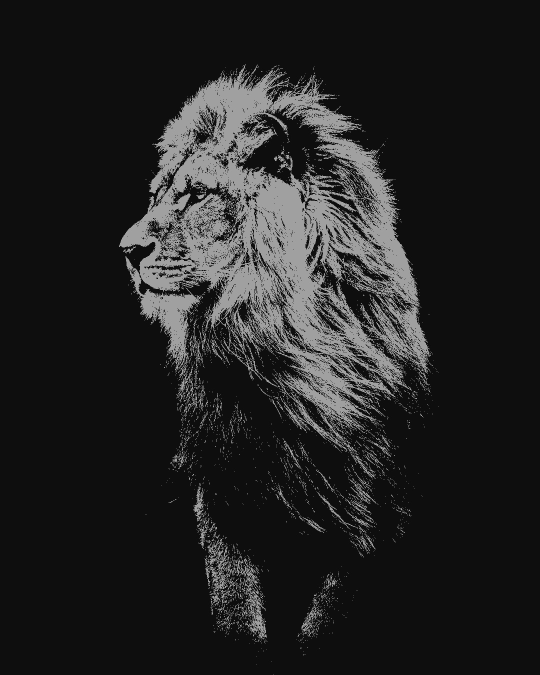
#> input picture lion.jpg, 1080 x 1350 px, found by its file name (shown at 1/2 size); the run also reads 1 picture not shown here
$ jupyter execute clustering.ipynb   (shell and % lines are left out)
#> lines starting #> are read from the running program, lines starting #| are printed output that depends on the picture; after the words box and inside, x2 and y2 are one past the last pixel; in counts of white or black regions, pixels touching at a corner belong together
<h1><span style="color:red" font-weight: bold><center>   Compte rendu Tp2:   Segmentation</center> </span></h1>

[cell 1]
from matplotlib import pyplot as plt
import cv2

img = cv2.imread('C:/Users/HP/Desktop/sauvgarde/Sauvegarde inese/Desktop/INES/DM-master/Segmentation/lion.jpg')
#> img is the input picture: shape (1350, 1080, 3); min 5, max 169, mean 35
gray = cv2.cvtColor(img, cv2.COLOR_BGR2GRAY)

plt.imshow(gray)
plt.title('Lion')
plt.show()

[cell 2]
import numpy as np
import cv2
from sklearn.cluster import KMeans
from sklearn.cluster import MiniBatchKMeans
import skimage.io
image = cv2.imread('C:/Users/HP/Desktop/sauvgarde/Sauvegarde inese/Desktop/INES/DM-master/Segmentation/lion.jpg')
image = cv2.imread('lion.jpg')
(h1, w1) = image.shape[:2]
#> h1 = 1350; w1 = 1080

image = cv2.cvtColor(image, cv2.COLOR_BGR2LAB)
#> image: shape (1350, 1080, 3); mean of channels 0, 1, 2 32.7, 128, 128

image = image.reshape((image.shape[0] * image.shape[1], 3))

clt = KMeans(n_clusters =2)

labels = clt.fit_predict(image)
quant = clt.cluster_centers_.astype("uint8")[labels]

#reshape the feature vectors to images
quant = quant.reshape((h1, w1, 3))
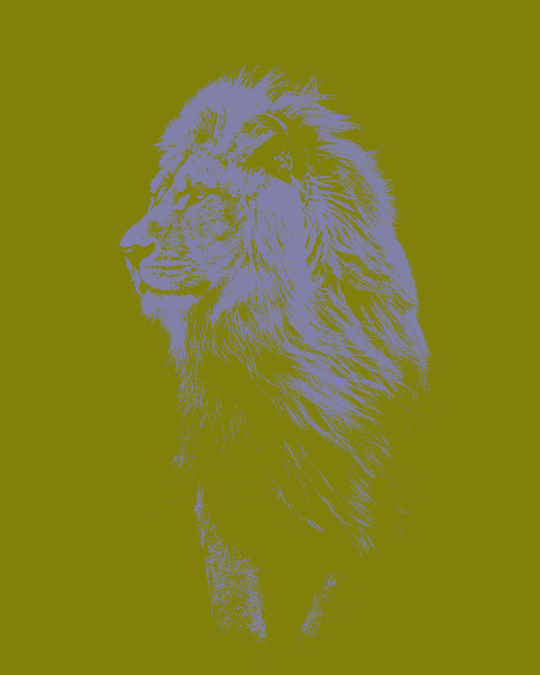
#> quant: shape (1350, 1080, 3) (shown at 1/2 size); mean of channels 0, 1, 2 32.7, 128, 128; drawn as B, G, R
image = image.reshape((h1, w1, 3))

# convert from L*a*b* to RGB
quant = cv2.cvtColor(quant, cv2.COLOR_LAB2BGR)
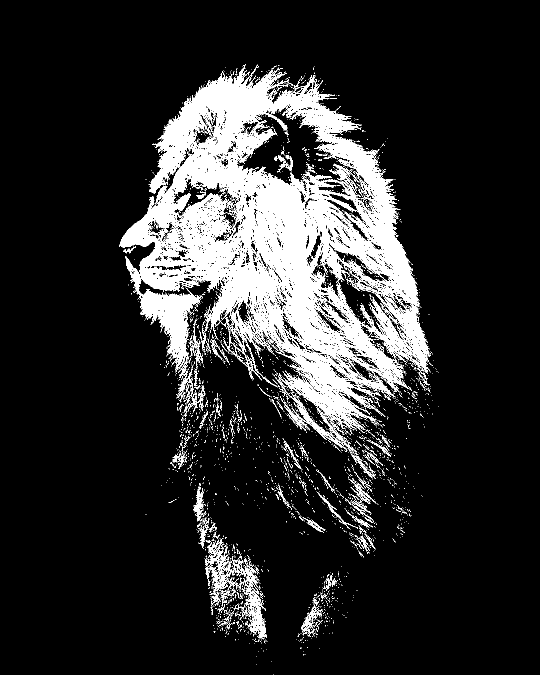
#> quant: shape (1350, 1080, 3) (shown at 1/2 size); values 14 (black) and 160 (white), 14.4% white; 3595 white regions (3443 under 20 px), largest, box (x1, y1, x2, y2) and area: (238, 128, 862, 908) 174892, (251, 512, 406, 756) 8740, (479, 1117, 534, 1277) 2299
image = cv2.cvtColor(image, cv2.COLOR_LAB2BGR)

cv2.imwrite('lion.jpg', quant)
plt.imshow(image)

cv2.imread('lion2.jpg')
cv2.waitKey(0)
cv2.destroyAllWindows()

[cell 3]
plt.imshow(image)

[cell 4]
import skimage
import matplotlib.pyplot as plt


img_path="lion2.jpg"
img = skimage.io.imread(img_path)/255.0
#> img: shape (1350, 1080, 3) float64; min 0.0196, max 0.663, mean 0.137

def plotnoise(img, mode, r, c, i):
#> called with mode = 'gaussian', r = 4, c = 2, i = 1
    plt.subplot(r,c,i)
    if mode is not None:
        gimg = skimage.util.random_noise(img, mode=mode)
        plt.imshow(gimg)
    else:
        plt.imshow(img)
    plt.title(mode)
    plt.axis("off")

plt.figure(figsize=(20,24))
r=4
c=2
plotnoise(img, "gaussian", r,c,1)
plotnoise(img, "localvar", r,c,2)
plotnoise(img, "poisson", r,c,3)
plotnoise(img, "salt", r,c,4)
plotnoise(img, "pepper", r,c,5)
plotnoise(img, "s&p", r,c,6)
plotnoise(img, "speckle", r,c,7)
plotnoise(img, None, r,c,8)
plt.show()

[cell 5]
import cv2
img_path="lion.jpg"
img = cv2.imread(img_path)[...,::-1]/255.0
noise =  np.random.normal(loc=0, scale=1, size=img.shape)

# noise overlaid over image
noisy = np.clip((img + noise*0.2),0,1)
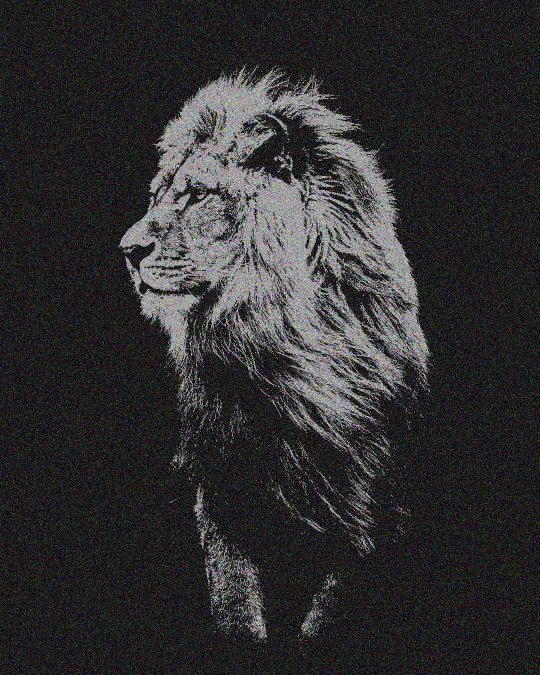
#> noisy: shape (1350, 1080, 3) float64 (shown at 1/2 size); mean R, G, B 0.184, 0.184, 0.184
noisy2 = np.clip((img + noise*0.4),0,1)
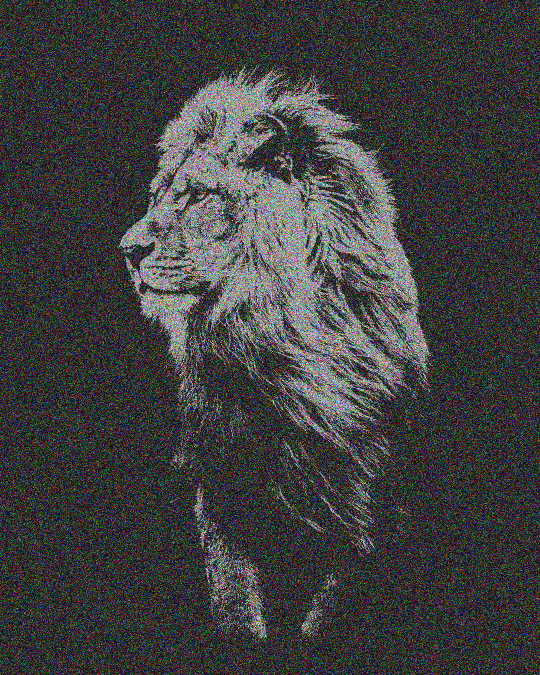
#> noisy2: shape (1350, 1080, 3) float64 (shown at 1/2 size); mean R, G, B 0.247, 0.247, 0.246

# noise multiplied by image:
# whites can go to black but blacks cannot go to white
noisy2mul = np.clip((img*(1 + noise*0.2)),0,1)
noisy4mul = np.clip((img*(1 + noise*0.4)),0,1)

noisy2mul = np.clip((img*(1 + noise*0.2)),0,1)
noisy4mul = np.clip((img*(1 + noise*0.4)),0,1)

# noise multiplied by bottom and top half images,
# whites stay white blacks black, noise is added to center
img2 = img*2
n2 = np.clip(np.where(img2 <= 1, (img2*(1 + noise*0.2)), (1-img2+1)*(1 + noise*0.2)*-1 + 2)/2, 0,1)
n4 = np.clip(np.where(img2 <= 1, (img2*(1 + noise*0.4)), (1-img2+1)*(1 + noise*0.4)*-1 + 2)/2, 0,1)


# norm noise for viz only
noise2 = (noise - noise.min())/(noise.max()-noise.min())
plt.figure(figsize=(20,20))
plt.imshow(np.vstack((np.hstack((img, noise2)),
                      np.hstack((noisy, noisy2)),
                      np.hstack((noisy2mul, noisy4mul)),
                      np.hstack((n2, n4)))))


plt.show()
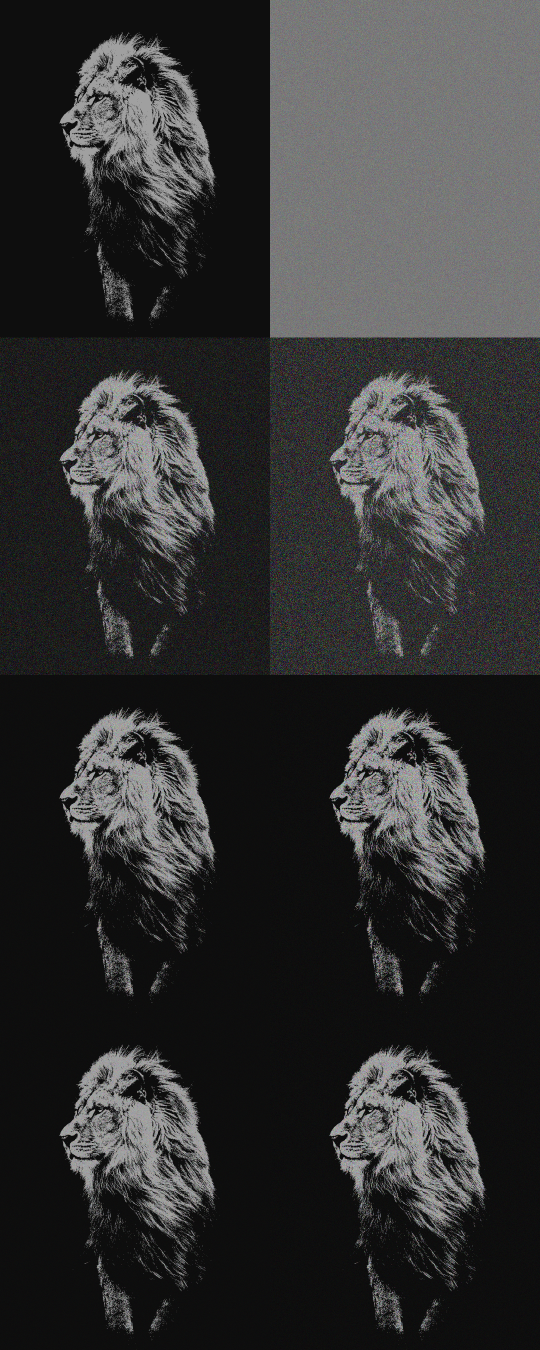
#> shown: shape (5400, 2160, 3) float64 (shown at 1/4 size); mean R, G, B 0.199, 0.199, 0.199
plt.hist(noise.ravel(), bins=100)
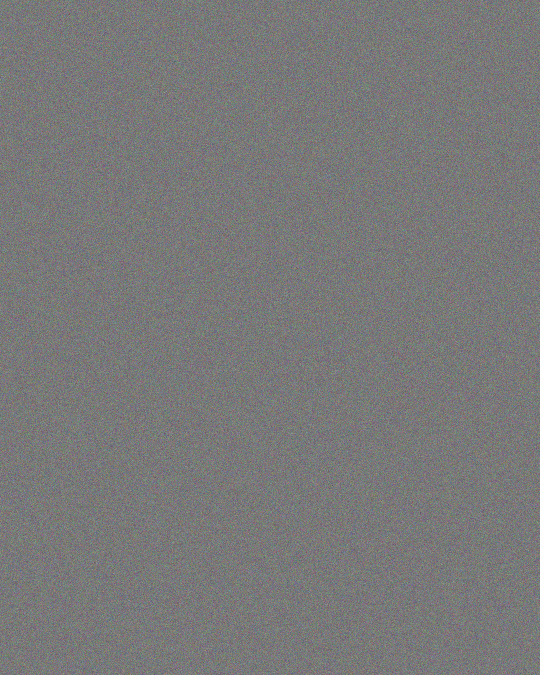
#> noise: shape (1350, 1080, 3) float64 (shown at 1/2 size); mean of channels 0, 1, 2 6.92e-05, 0.000463, -0.000363; drawn with min black and max white
plt.show()
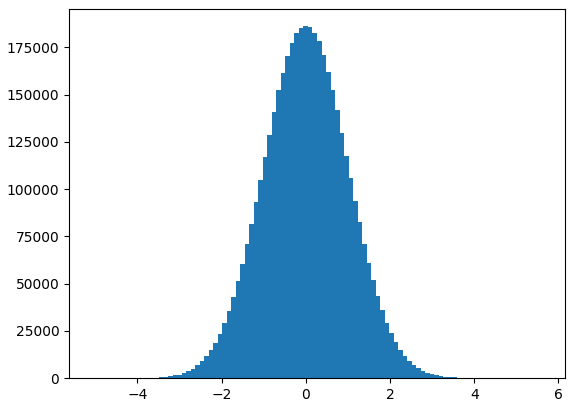
#> figure drawn by matplotlib, 1 panel; tallest bar 186126 high, from x = -0.0563 to 0.0508

[cell 6]
from PIL import Image
im=Image.open("lion.jpg")
im = im.convert('L')

for i in range(2,im.size[0]-2):
    for j in range(2,im.size[1]-2):
        b=[]
        if im.getpixel((i,j))>0 and im.getpixel((i,j))<255:
            pass
        elif im.getpixel((i,j))==0 or im.getpixel((i,j))==255:
            c=0
            for p in range(i-1,i+2):
                for q in range(j-1,j+2):
                    if im.getpixel((p,q))==0 or im.getpixel((p,q))==255:
                        c=c+1
            if c>6:
                c=0
                for p in range(i-2,i+3):
                    for q in range(j-2,j+3):
                        b.append(im.getpixel((p,q)))
                        if im.getpixel((p,q))==0 or im.getpixel((p,q))==255:
                            c=c+1
                if c==25:
                    a=sum(b)/25
                    im.putpixel((i,j),a)
                else:
                    p=[]
                    for t in b:
                        if t not in (0,255):
                            p.append(t)
                    p.sort()
                    im.putpixel((i,j),p[len(p)/2])
            else:
                b1=[]
                for p in range(i-1,i+2):
                    for q in range(j-1,j+2):
                        b1.append(im.getpixel((p,q)))
                im.putpixel((i,j),sum(b1)/9)

im.save("nonoise.jpg")

[cell 7]
import numpy as np
import cv2
#import tensorflow as tf
from PIL import Image
import os
import scipy.signal as signal

input_images = np.zeros((300, 300))
filename = "lion.jpg"
print(filename)
img = Image.open(filename).resize((300, 300)).convert('L')
#> img: PIL image 300x300 L
width = img.size[0]
#> width = 300
height = img.size[1]
#> height = 300

for h in range(0, height):
    for w in range(0, width):
        if img.getpixel((h, w)) < 128:
            input_images[w, h] = 0
        else:
            input_images[w, h] = 1
#> input_images: shape (300, 300) float64; values 0 (black) and 1 (white), 9.4% white; 154 white regions (143 under 20 px), largest, box (x1, y1, x2, y2) and area: (67, 31, 232, 159) 6529, (140, 132, 202, 188) 565, (79, 129, 110, 160) 391
cv2.imshow("test1111", input_images)

data = signal.medfilt2d(np.array(img), kernel_size=3)  # Dimensional median filter
for h in range(0, height):
    for w in range(0, width):
        if data[h][w] < 128:
            input_images[w, h] = 0
        else:
            input_images[w, h] = 1
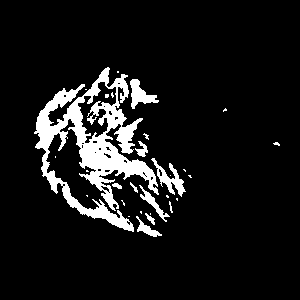
#> input_images: shape (300, 300) float64; values 0 (black) and 1 (white), 9.2% white; 29 white regions (19 under 20 px), largest, box (x1, y1, x2, y2) and area: (34, 67, 159, 232) 6685, (151, 158, 186, 197) 433, (130, 79, 159, 109) 393
cv2.imshow("test2222", input_images)

data = signal.medfilt2d(np.array(img), kernel_size=5)  # Dimensional median filter
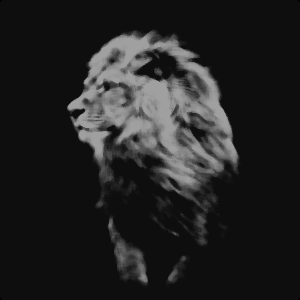
#> data: shape (300, 300); min 0, max 161, mean 34.9
for h in range(0, height):
    for w in range(0, width):
        if data[h][w] < 128:
            input_images[w, h] = 0
        else:
            input_images[w, h] = 1
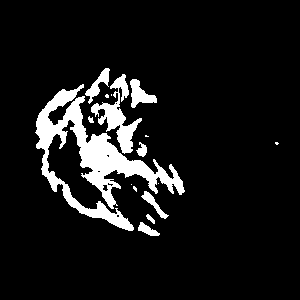
#> input_images: shape (300, 300) float64; values 0 (black) and 1 (white), 9.1% white; 16 white regions (7 under 20 px), largest, box (x1, y1, x2, y2) and area: (35, 84, 185, 231) 5705, (91, 74, 142, 154) 1253, (130, 79, 157, 108) 388
cv2.imshow("test3333", input_images)
cv2.waitKey(0)
